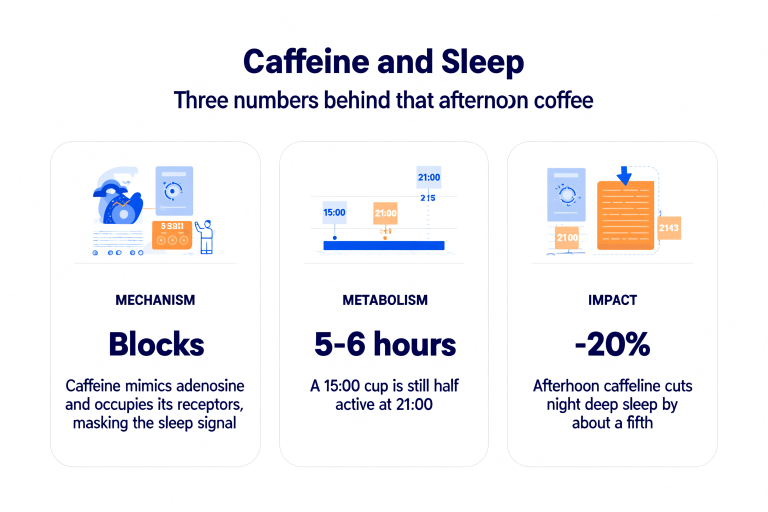
#> input picture experiments/infograph_krea2_qwen21_v3_20261014/images/krea2_raw_fp8_en.png, 1536 x 1024 px (shown at 1/2 size); its folder holds only this picture in this run
$ python measure.py
#> lines starting #> are read from the running program, lines starting #| are printed output that depends on the picture
#!/usr/bin/env python3
"""Owner: Sean. Candidate measurements; visual review must confirm real contour, labels and material."""
from pathlib import Path
import json
import numpy as np
from PIL import Image
R=Path(__file__).resolve().parent
out={}
for p in sorted((R/'images').glob('*.png')):
 a=np.array(Image.open(p).convert('RGB')).astype(float);gray=a.mean(2)
#> after `gray = a.mean(2)`:
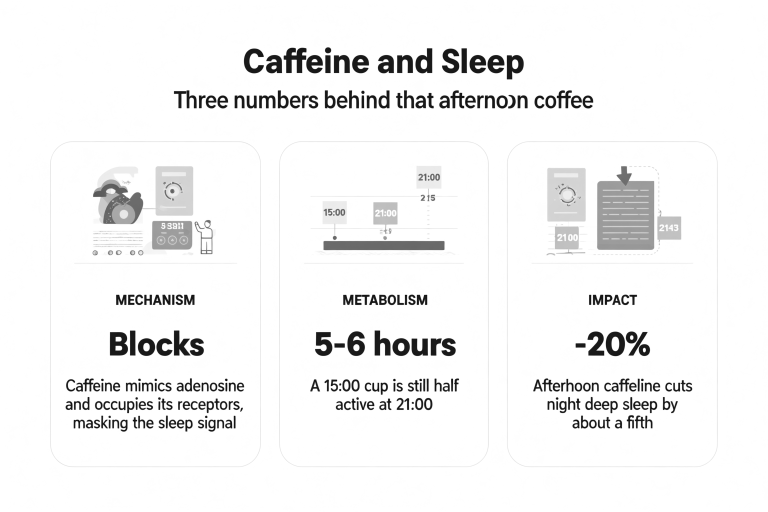
#> gray: shape (1024, 1536) float64 (shown at 1/2 size); min 9.33, max 255, mean 242.6
 ticks=[]
 for nominal in [850,704,558,412,266,120]:
  rows=(gray[nominal-15:nominal+16,189:199]<110).sum(1);ids=np.where(rows>=7)[0]
  ticks.append(float(np.median(ids)+nominal-15) if len(ids) else None)
#> this loop made 6 passes
#> ids on pass 1: [5, 6, 19, 20]
#> after the loop, ticks = 6 items
#> (the run stopped early here; a loop or call above may not have finished)

$ run again, on experiments/infograph_krea2_qwen21_v3_20261014/images/krea2_raw_fp8_zh.png
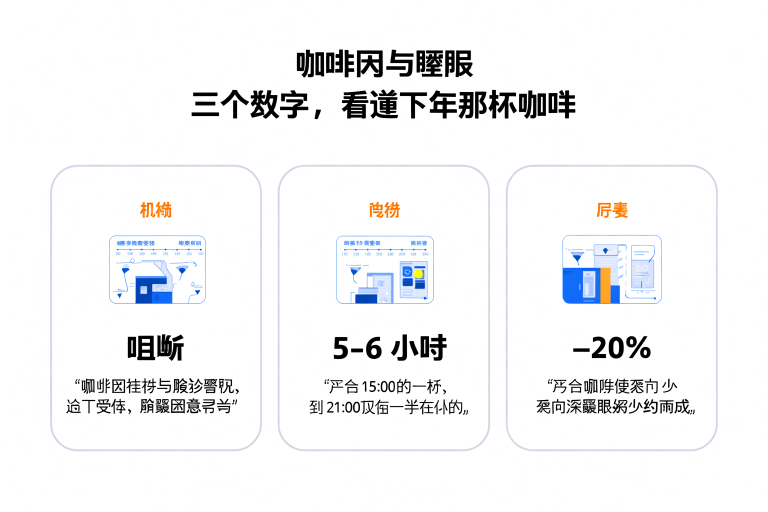
#> input picture experiments/infograph_krea2_qwen21_v3_20261014/images/krea2_raw_fp8_zh.png, 1536 x 1024 px (shown at 1/2 size)
#> `gray = a.mean(2)`:
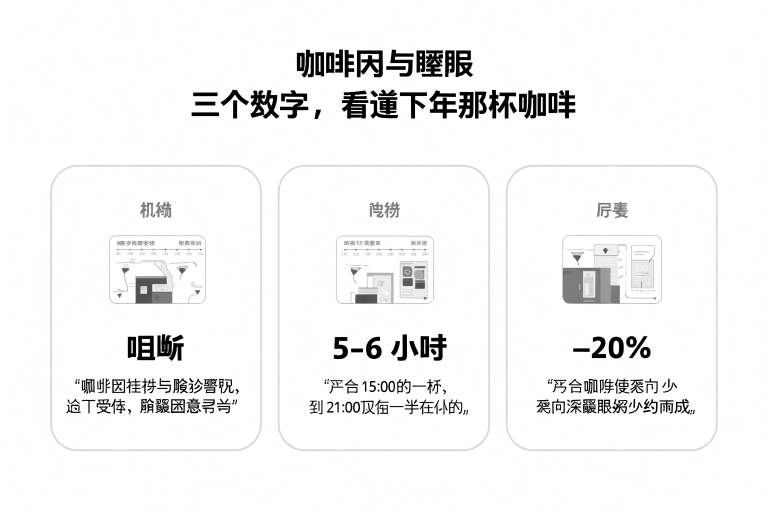
#> gray: shape (1024, 1536) float64 (shown at 1/2 size); min 0, max 255, mean 243.5
#> after the loop `for nominal in [850,704,558,412,266,120]:`: ticks = 6 items

$ run again, on experiments/infograph_krea2_qwen21_v3_20261014/images/qwen21_bf16_en.png
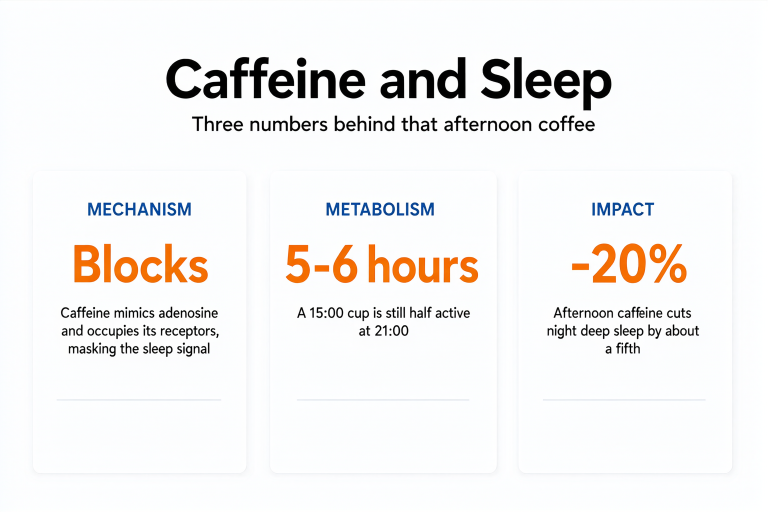
#> input picture experiments/infograph_krea2_qwen21_v3_20261014/images/qwen21_bf16_en.png, 1536 x 1024 px (shown at 1/2 size)
#> `gray = a.mean(2)`:
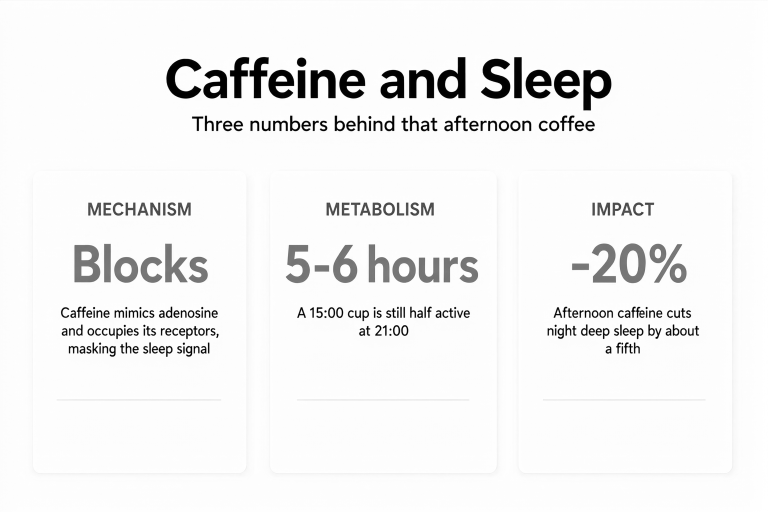
#> gray: shape (1024, 1536) float64 (shown at 1/2 size); min 0, max 255, mean 241.9
#> after the loop `for nominal in [850,704,558,412,266,120]:`: ticks = 6 items
